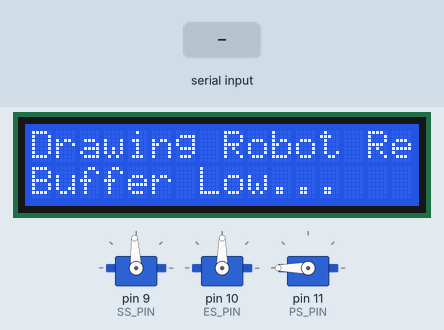
Recording of a program running on a simulated Arduino Uno, built with avr-gcc and run on an emulated ATmega328P. Shown: 3 × servo, 16×2 character LCD. The test bench sets the inputs (shaded band). What the program prints to the serial monitor is not drawn.

Above: at 3.4 s.
3.5 s: "PEN DOWN\n" received over Serial
At 4.4 s:
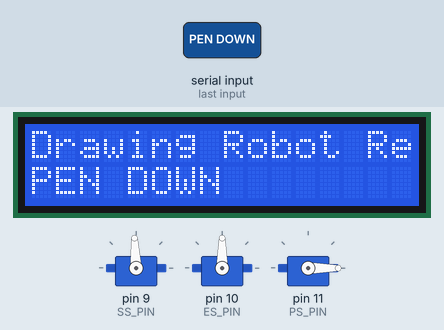
6.5 s: "PEN UP\n" received over Serial
At 7.8 s:
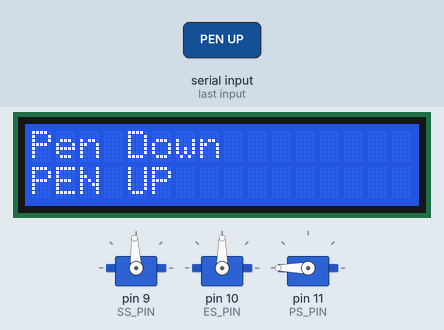
9.5 s: "END,1\n" received over Serial
At 10.7 s:
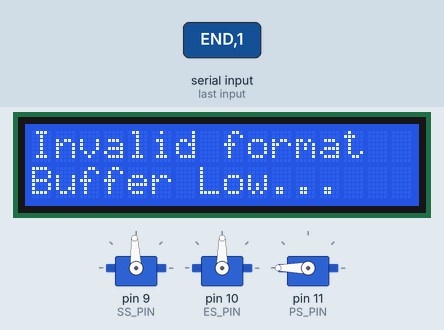
11.1 s: "START\n" received over Serial
At 12.3 s:
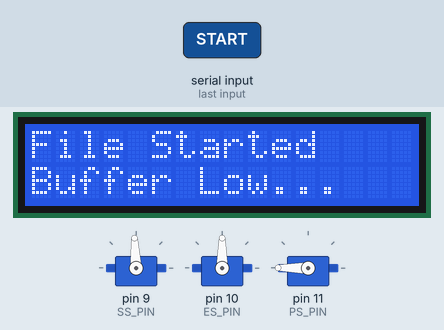
12.6 s: "END\n" received over Serial
At 13.5 s:
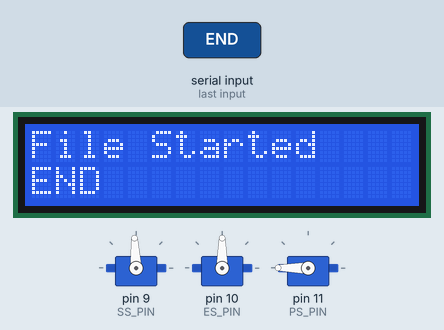
15.6 s: "START,1\n" received over Serial
At 15.66 s:
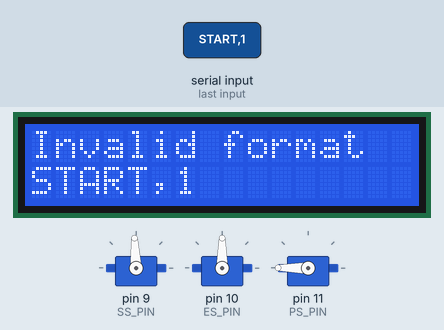
Timing chart, 0 to 18.2 s (numbered marks = the images above; inputs shaded):
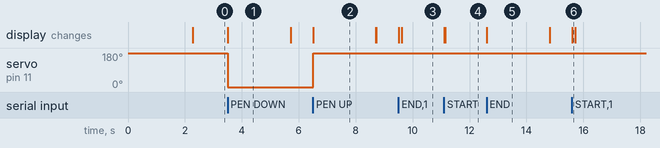

Measured:
- after the input at 3.5 s, servo on pin 11 (PS_PIN): 180° → 0° at once; the display: changes at once (image 1)
- after the input at 6.5 s, servo on pin 11 (PS_PIN): 0° → 180° at once; the display: changes at once (image 2)
- after the input at 9.5 s, the display: first changes at once (image 3 shows a later state)
- after the input at 11.1 s, the display: first changes at once (image 4 shows a later state)
- after the input at 12.6 s, the display: changes at once (image 5)
- after the input at 15.6 s, the display: changes at once (image 6)
- what the display in image 1 shows lasts 2.2 s, from 3.5 s to 5.7 s

The program:

main.cpp
```cpp
//----- Libraries -----
#include <Servo.h>
#include <Arduino.h>
#include <LiquidCrystal.h>

//------- inits ----------

#define BUFFER_SIZE 10
#define BUFFER_LOW_THRESHOLD 3

// --- ADDED: PHYSICAL SERVO LIMITS ---
// CALIBRATE THESE: Find the angles where your servo stops
// without straining, and add a small safety margin.
#define SHOULDER_MIN_ANGLE -180
#define SHOULDER_MAX_ANGLE 270
#define ELBOW_MIN_ANGLE -65
#define ELBOW_MAX_ANGLE 245
// --- END OF ADD ---

// --- NEW: SHOULDER SERVO PULSE WIDTH CALIBRATION ---
// Adjust these microsecond (us) values to stop the over-rotation of your 20kg shoulder servo.
// We start with the Arduino library's defaults (544us to 2400us), but you MUST find the
// actual pulse width that makes the servo stop safely at its 0 and 180 degree points.
const int SHOULDER_MIN_US = 800;  // <-- STARTING TEST VALUE
const int SHOULDER_MAX_US = 2200; // <-- STARTING TEST VALUE
// --- END OF NEW ---

// Servo definitions
Servo shoulder_servo; // Miuezi 20kg (Pin 9) - WILL USE WRITE MICROSECONDS
Servo elbow_servo;    // SG90 (Pin 10) - REMAINS WITH WRITE()
Servo penup_servo;    // Analog Micro (Pin 11) - REMAINS WITH WRITE()

// --- FIX: Initialize angles to the home position ---
float shoulder_currentAngle = 90.0;
float elbow_currentAngle = 90.0;

int SS_PIN = 9;  // Shoulder Servo Pin
int ES_PIN = 10; // Elbow Servo Pin
int PS_PIN = 11; // Pen-Up Servo Pin

// LCD pins: RS, E, D4, D5, D6, D7
LiquidCrystal lcd(7, 8, 4, 5, 6, 3); // Adjust to your wiring

// Command buffer
String commandBuffer[BUFFER_SIZE];
int head = 0;
int tail = 0;
bool active = false; // Flag to show if arm is busy moving

// Line reader
char lineBuf[128];
size_t lineIdx = 0;

// Request throttling
unsigned long lastRequestMillis = 0;
const unsigned long REQUEST_INTERVAL_MS = 300; // ms between "REQUEST" signals

// ----- Helper Functions -----

// --- NEW HELPER: Angle to Microseconds for the Shoulder ---
// Maps a desired angle (0-180) to the shoulder servo's calibrated pulse width range.
int angle_to_us(float angle, int min_us, int max_us) {
  // We constrain the input angle to 0-180 before mapping to prevent overflow errors.
  int constrained_angle = constrain((int)round(angle), 0, 180);
  // map converts the 0-180 angle range to the custom microsecond range
  return map(constrained_angle, 0, 180, min_us, max_us);
}
// --- END OF NEW HELPER ---

int buffer_count() {
  return (head - tail + BUFFER_SIZE) % BUFFER_SIZE;
}

bool buffer_is_empty() { return head == tail; }
bool buffer_is_full() { return ((head + 1) % BUFFER_SIZE) == tail; }
bool buffer_is_low() { return buffer_count() <= BUFFER_LOW_THRESHOLD; }

// Adds a command to the circular buffer
void buffer_push(const String &cmd) {
  if (!buffer_is_full()) {
    commandBuffer[head] = cmd;
    head = (head + 1) % BUFFER_SIZE;
  } else {
    Serial.println("BUFFER FULL");
    lcd.setCursor(0, 0);
    lcd.print("BUFFER FULL!    ");
  }
}

// Retrieves a command from the circular buffer
String buffer_pop() {
  String cmd = "";
  if (!buffer_is_empty()) {
    cmd = commandBuffer[tail];
    tail = (tail + 1) % BUFFER_SIZE;
  }
  return cmd;
}

// Asks the host for more commands if the buffer is running low
void request_more_if_low() {
  if (buffer_is_low() && (millis() - lastRequestMillis) > REQUEST_INTERVAL_MS) {
    Serial.println("REQUEST");
    lcd.setCursor(0, 1);
    lcd.print("Buffer Low...   ");
    lastRequestMillis = millis();
  }
}

// Non-blocking serial line processor
// Reads characters from serial and builds a command string
void processSerialInput() {
  while (Serial.available() > 0) {
    char c = (char)Serial.read();
    if (c == '\r') continue; // Ignore carriage return

    if (c == '\n') { // Newline indicates end of command
      if (lineIdx > 0) {
        lineBuf[lineIdx] = '\0'; // Null-terminate the string
        String s = String(lineBuf);
        s.trim(); // Remove leading/trailing whitespace
        if (s.length() > 0) buffer_push(s);
        lineIdx = 0; // Reset for next line
      }
    } else {
      if (lineIdx < sizeof(lineBuf) - 1) {
        lineBuf[lineIdx++] = c; // Add char to buffer
      } else {
         // Buffer overflow, discard this line
        lineIdx = 0;
      }
    }
  }
}

// ----- Motion Functions -----
void pen_up() {
  // Safe "up" position for the micro servo at 5V
  // (Adjust 0 if your servo needs a different 'up' angle)
  penup_servo.write(180);
  delay(200); // Give servo time to move

  // --- UPDATED: Delay for pen to settle (2 seconds) ---
  delay(2000); // Wait for vibrations to stop

  lcd.setCursor(0, 0);
  lcd.print("Pen Up          ");
}

void pen_down() {
  // Safe "down" position for the micro servo at 5V
  // (Adjust 180 if your servo needs a different 'down' angle)
  penup_servo.write(0);
  delay(200); // Give servo time to move

  // --- UPDATED: Delay for pen to settle (2 seconds) ---
  delay(2000); // Wait for vibrations to stop

  lcd.setCursor(0, 0);
  lcd.print("Pen Down        ");
}

// Smoothly moves both servos from current to destination angles
void move_to(float shoulder_destination, float elbow_destination) {
  // --- UPDATED: Constrain to physical limits ---
  // float shoulder_dest = constrain(shoulder_destination, SHOULDER_MIN_ANGLE, SHOULDER_MAX_ANGLE);
  // float elbow_dest = constrain(elbow_destination, ELBOW_MIN_ANGLE, ELBOW_MAX_ANGLE);
  // if (shoulder_dest != shoulder_destination || elbow_dest != elbow_destination)
  // {
  //   Serial.println("Warning: Commanded angles out of bounds, constrained.");
  //   lcd.setCursor(0, 0);
  //   lcd.print("Angle Constrained");
  // }
  float shoulder_dest = shoulder_destination;
  float elbow_dest = elbow_destination;

  float shoulder_start = shoulder_currentAngle;
  float elbow_start = elbow_currentAngle;

  float shoulder_dist = shoulder_dest - shoulder_start;
  float elbow_dist = elbow_dest - elbow_start;

  // --- FIX 1: Use fabs() for floats instead of abs() ---
  int steps = max(fabs(shoulder_dist), fabs(elbow_dist));

  // --- FIX 2: Reduced minimum steps for stability on small servos ---
  // The minimum movement duration is now 10 steps * 8ms = 80ms.
  if (steps < 10) steps = 10; // Reduced from 20 to 10

  float shoulder_step = shoulder_dist / steps;
  float elbow_step = elbow_dist / steps;

  for (int i = 1; i <= steps; i++) {
    float shoulder_angle = shoulder_start + shoulder_step * i;
    float elbow_angle = elbow_start + elbow_step * i;

    // *** SHOULDER SERVO (20kg): Use calibrated writeMicroseconds ***
    int shoulder_us = angle_to_us(shoulder_angle, SHOULDER_MIN_US, SHOULDER_MAX_US);
    shoulder_servo.writeMicroseconds(shoulder_us);

    // *** ELBOW SERVO (SG90): Continue to use standard write() ***
    elbow_servo.write(round(elbow_angle));

    // Check for new commands while moving (non-blocking)
    processSerialInput();
    request_more_if_low();

    // --- RESTORED: Faster movement speed (8ms delay) ---
    delay(8); // Restored from 12ms to 8ms for stability.
  }

  // Update current angles
  shoulder_currentAngle = shoulder_dest;
  elbow_currentAngle = elbow_dest;

  // --- ADDED: 1-second pause after the move is complete ---
  delay(1000);

  lcd.setCursor(0, 0);
  lcd.print("Move Done       ");
}

// ----- Setup -----
void setup() {
  // Attach all servos to their respective pins
  shoulder_servo.attach(SS_PIN);
  elbow_servo.attach(ES_PIN);
  penup_servo.attach(PS_PIN);

  // --- HOMING SEQUENCE ---
  // 1. Move the pen up first
  pen_up();

  // 2. Define your home position (e.g., 90, 90)
  float homeShoulder = 90.0;
  float homeElbow = 90.0;

  // 3. Set the current angle variables to match the home position
  shoulder_currentAngle = homeShoulder;
  elbow_currentAngle = homeElbow;

  // 4. Physically move the arm to this position
  // Shoulder uses calibrated microsecond value
  int home_shoulder_us = angle_to_us(homeShoulder, SHOULDER_MIN_US, SHOULDER_MAX_US);
  shoulder_servo.writeMicroseconds(home_shoulder_us);

  // Elbow uses standard angle value
  elbow_servo.write(round(homeElbow));
  // --- END OF HOMING ---

  Serial.begin(9600);
  lcd.begin(16, 2); // Initialize the 16x2 LCD
  lcd.setCursor(0, 0);
  lcd.print("Drawing Robot Ready");

  request_more_if_low(); // Request first batch of commands
}

// ----- Main Loop -----
void loop() {
  // Always check for new commands
  processSerialInput();
  request_more_if_low();

  // Only process a command if the arm is not active
  if (!active && !buffer_is_empty()) {
    active = true; // Mark arm as busy
    String cmd = buffer_pop();
    Serial.print("Processing command: ");
    Serial.println(cmd);

    // Display command on LCD
    lcd.setCursor(0, 1);
    if (cmd.length() > 16) {
      lcd.print(cmd.substring(0, 16)); // Truncate long commands
    } else {
      lcd.print(cmd + "                "); // Pad to clear old text
    }

    // --- Command Parser ---
    if (cmd == "PEN UP") {
      pen_up();
    }
    else if (cmd == "PEN DOWN") {
      pen_down();
    }
    else if (cmd == "END") {
      pen_up(); // Lift pen at the end of the file
    }
    else if (cmd == "START") {
      lcd.setCursor(0, 0);
      lcd.print("File Started    ");
      // This command is just acknowledged; no action needed.
    }
    else {
      // Try to parse as a coordinate command: (S, E)
      int open = cmd.indexOf('(');
      int comma = cmd.indexOf(',');
      int close = cmd.indexOf(')');

      if (open >= 0 && comma > open && close > comma) {
        String sx = cmd.substring(open + 1, comma);
        String sy = cmd.substring(comma + 1, close);
        sx.trim();
        sy.trim();

        float s = sx.toFloat();
        float e = sy.toFloat();

        if (!isnan(s) && !isnan(e)) {
          move_to(s, e);
        }
        else {
          Serial.println("Invalid numbers");
          lcd.setCursor(0, 0);
          lcd.print("Invalid numbers ");
        }
      }
      else {
        Serial.print("Invalid format: ");
        Serial.println(cmd);
        lcd.setCursor(0, 0);
        lcd.print("Invalid format  ");
      }
    }
    active = false; // Mark arm as free for next command
  }
}
```
